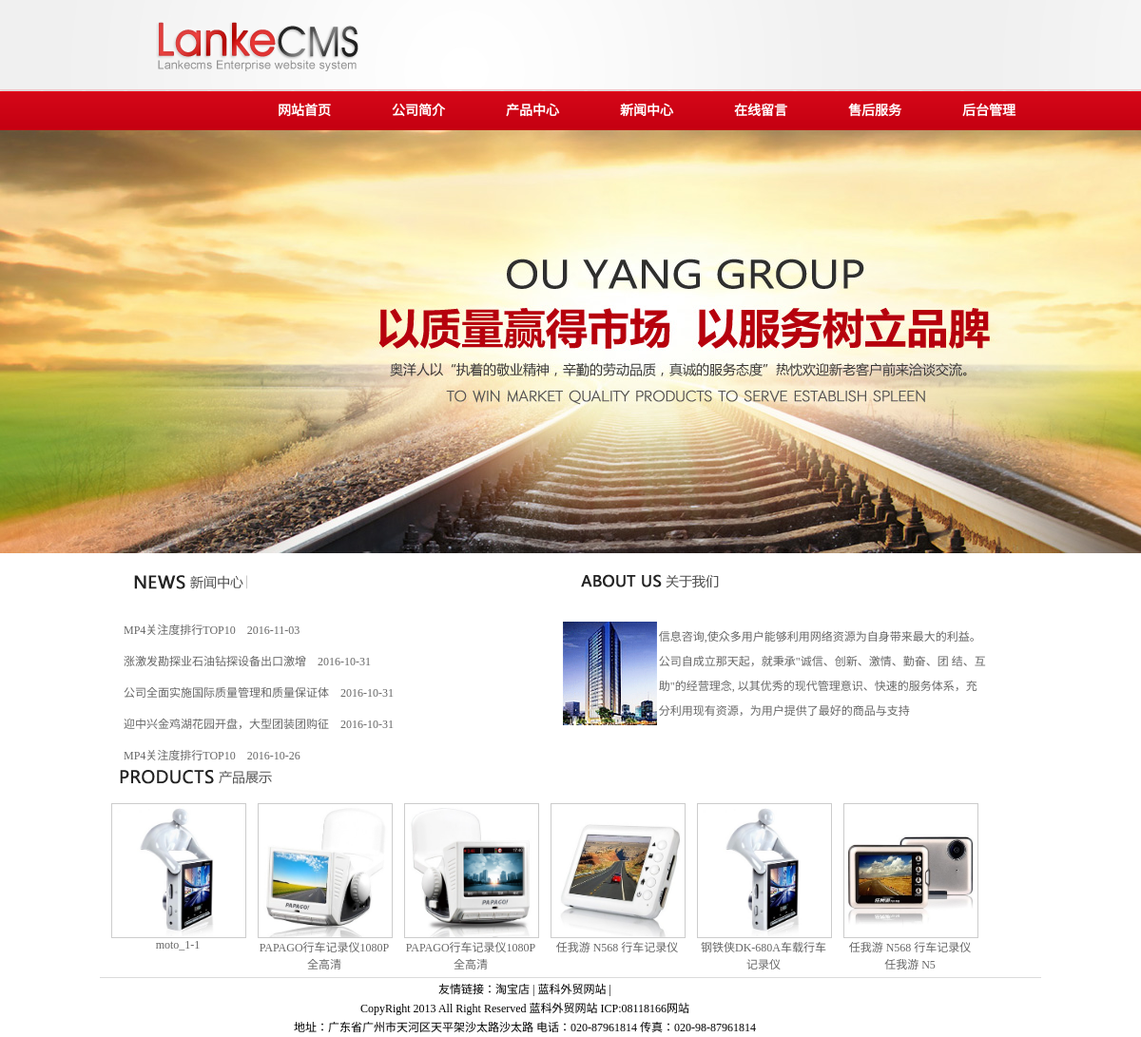
Screenshot of /main.php with the database file from the repository.
### tables this page shows
CREATE TABLE `news` (
  `newsID` int(11) NOT NULL AUTO_INCREMENT,
  `title` varchar(50) NOT NULL,
  `content` varchar(400) NOT NULL,
  `writeDate` timestamp NOT NULL DEFAULT CURRENT_TIMESTAMP,
  PRIMARY KEY (`newsID`)
);

CREATE TABLE `product` (
  `productID` int(11) NOT NULL AUTO_INCREMENT,
  `serialNumber` varchar(20) NOT NULL,
  `name` varchar(20) NOT NULL,
  `brand` varchar(20) DEFAULT NULL,
  `model` varchar(20) DEFAULT NULL,
  `price` decimal(10,0) DEFAULT NULL,
  `prcture` varchar(20) DEFAULT NULL,
  `description` varchar(800) DEFAULT NULL,
  PRIMARY KEY (`productID`)
);

### main.php (the view, shortened to what this page needs)
<!DOCTYPE html PUBLIC "-//W3C//DTD XHTML 1.0 Transitional//EN" "http://www.w3.org/TR/xhtml1/DTD/xhtml1-transitional.dtd">
<html xmlns="http://www.w3.org/1999/xhtml">
<head>
<link rel="stylesheet" type="text/css" href="css.css"/>
</head>
<body>
<div id="photo"></div>
<div id="big_div">
<div id="newsall">
   <div id="new_title"></div>
   <a href="new.php"><div id="more"></div></a>
   <div id="new">
     <ul>
      <?
        include("admin/conn.php");
		$sql="select newsID,left(title,18) as title,left(content,10) as content,date(writedate) as writeDate from news order by writeDate desc limit 0,5 ";
		$str=mysql_query($sql,$conn);
	     while($row=mysql_fetch_array($str)){
	   ?>
     <li><a href="new_son.php?id=<?=$row['newsID']?>"><?=$row["title"]?>&nbsp;&nbsp;&nbsp;&nbsp;<?=$row["writeDate"]?></a></li><br />
     <?
		 }
	 ?>
     </ul>
          </div>
</div>
<div id="about">
      <div id="about_title"></div>
       <a href="about.php"><div id="more1"></div></a>
       <div style="clear:both;">
  <table style="width:450px; height:90px;">
       <tr>
    <td width="50px" height="129"><img src="images/about.gif" height="109"></td>
    <td>
	<p style="line-height:26px; color:#666;">信息咨询,使众多用户能够利用网络资源为自身带来最大的利益。 公司自成立那天起，就秉承"诚信、创新、激情、勤奋、团	结、互助"的经营理念,         以其优秀的现代管理意识、快速的服务体系，充分利用现有资源，为用户提供了最好的商品与支持</p>
	</td>
        </tr>
  </table>
        </div>
</div>
<div id="productsall">
   <div id="product_title"></div>
    <a href="product.php"><div id="more2"></div></a>
    <div id="product">
  <?
     include("admin/conn.php");
	 $sql="select productID,prcture,name from product order by productID desc limit 0,6";
	 $str=mysql_query($sql,$conn);
	 while($row=mysql_fetch_array($str)){
   ?>
    <div id="productlist"><a href="#" ><img src="images/<?=$row["prcture"]?>" class="img_a"/></a><li><a href="product_son.php?id=<?=$row["productID"]?>"><?=$row["name"]?></a></li></div>
  <?
	 }
  ?>
       </div>
   </div>
</body>
</html>

### css.css (style rules this page uses)
* { margin:0;padding:0; }
body { width:auto; height:0 auto; font:12px 宋体; }
#top { background:url(images/bg.jpg); }
#top img { margin-left:150px; }
#nav_bg { background:url(images/nav_bg.png); height:43px; }
#nav_bg ul { margin-left:140px; }
#nav_bg ul li { font:bold 14px/28px 宋体; height:45px; float:left; width:120px; color:#FFF; list-style:none; line-height:45px; }
#nav_bg li a { color:#FFF; display:block; text-align:center; list-style:none; height:45px; }
#nav_bg a:link { list-style:none; color:#FFF; text-decoration:none; }
#photo { background:url(images/5300811240d99.jpg); width:auto; height:445px; background-position:-160px; }
#big_div { width:1000px; height:201px; margin:0 auto; }
#foot_son { width:990px; height:70px; margin:0 auto; }
#foot_son img { width:990px; height:2px; margin-top:5px; }
#newsall { width:450px; height:200px; margin:0 auto; float:left; margin-left:20px; }
#new { width:300px; height:80px; padding:10px; float:left; }
#new li { list-style:none; }
#new li a { color:#666; text-decoration:none; display:block; }
#new_title { background:url(images/new_title.png); width:120px; height:21px; float:left; margin:20px; }
#more { background:url(images/more.png) no-repeat; width:70px; height:21px; float:left; margin-left:210px; margin-top:28px; }
#about { width:450px; height:200px; margin:0 auto; float:left; margin-left:20px; }
#about_title { background:url(images/about_title.png) no-repeat; width:200px; height:20px; float:left; margin-left:30px; margin:20px; }
#more1 { background:url(images/more.png) no-repeat; width:70px; height:21px; float:left; margin-left:140px; margin-top:24px; }
#productsall { width:1000px; height:240px; float:left; margin:0 auto; }
#product_title { background:url(images/product_title.png) no-repeat; width:200px; height:20px; float:left; margin:25px 0 0 25px; }
#more2 { background:url(images/more.png) no-repeat; width:70px; height:21px; float:left; margin-left:655px; margin-top:25px; }
#product { width:950px; height:180px; float:left; margin:10px; }
#productlist { width:140px; margin:7px; float:left; }
.img_a { width:140px; height:140px; border:#ccc solid 1px; }
#productlist li { list-style:none; text-align:center; }
#productlist li a { color:#666; text-decoration:none; display:block; }

### rows the page displays
news: title "MP4关注度排行TOP10", writeDate "2016-11-03"
news: title "涨激发勘探业石油钻探设备出口激增", writeDate "2016-10-31"
news: title "公司全面实施国际质量管理和质量保证体", writeDate "2016-10-31"
news: title "迎中兴金鸡湖花园开盘，大型团装团购征", writeDate "2016-10-31"
news: title "MP4关注度排行TOP10", writeDate "2016-10-26"
product: prcture (picture), name "moto_1-1"
product: prcture (picture), name "PAPAGO行车记录仪1080P全高清"
product: prcture (picture), name "PAPAGO行车记录仪1080P全高清"
product: prcture (picture), name "任我游 N568 行车记录仪"
product: prcture (picture), name "钢铁侠DK-680A车载行车记录仪"
product: prcture (picture), name "任我游 N568 行车记录仪任我游 N5"
